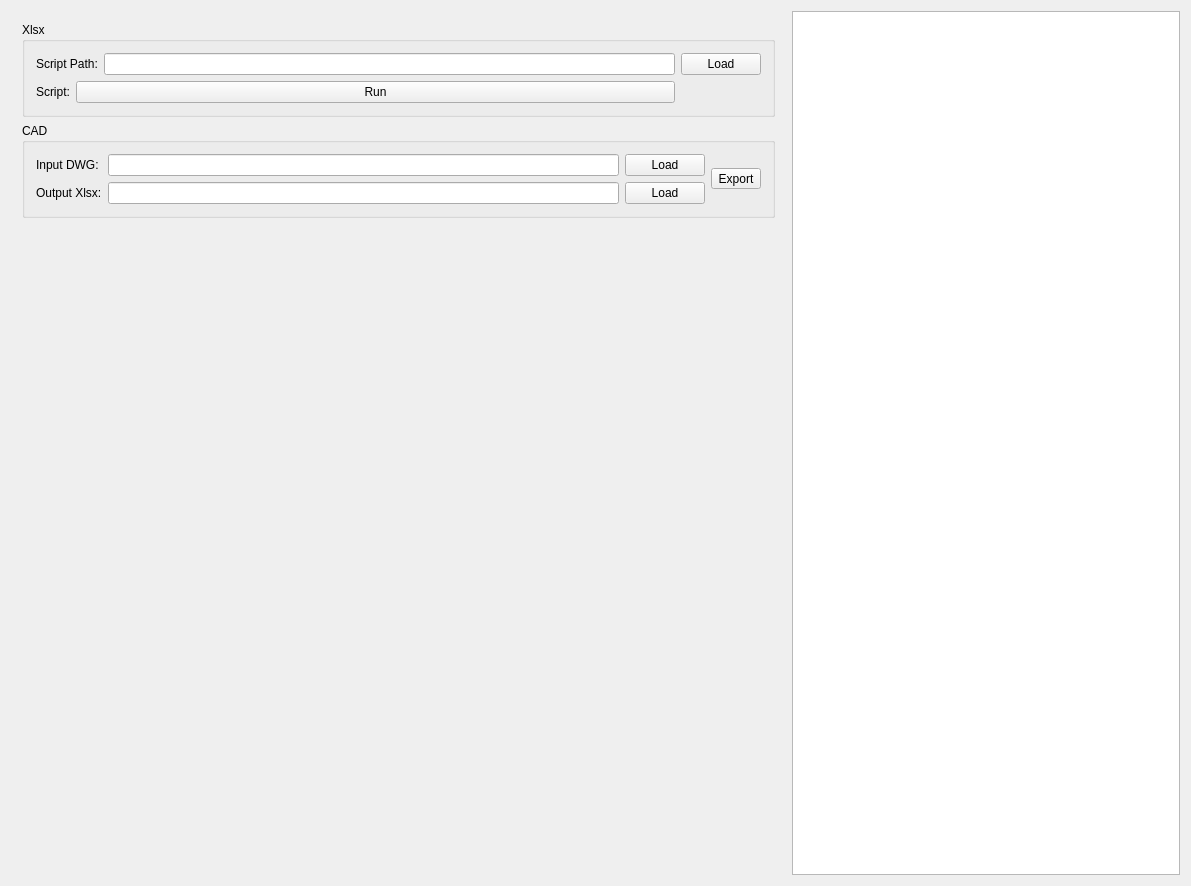
<?xml version="1.0" encoding="UTF-8"?>
<ui version="4.0">
 <class>AssemblyRouteCardClass</class>
 <widget class="QWidget" name="AssemblyRouteCardClass">
  <property name="geometry">
   <rect>
    <x>0</x>
    <y>0</y>
    <width>1191</width>
    <height>886</height>
   </rect>
  </property>
  <property name="windowTitle">
   <string>AssemblyRouteCard</string>
  </property>
  <layout class="QHBoxLayout" name="horizontalLayout" stretch="2,1">
   <item>
    <widget class="QWidget" name="widget" native="true">
     <layout class="QVBoxLayout" name="verticalLayout">
      <item>
       <widget class="QGroupBox" name="groupBox_2">
        <property name="title">
         <string>Xlsx</string>
        </property>
        <layout class="QGridLayout" name="gridLayout_2">
         <item row="0" column="0" colspan="2">
          <widget class="QLabel" name="label_4">
           <property name="text">
            <string>Script Path:</string>
           </property>
          </widget>
         </item>
         <item row="0" column="2">
          <widget class="QLineEdit" name="scriptPath"/>
         </item>
         <item row="0" column="3">
          <widget class="QPushButton" name="loadScript">
           <property name="text">
            <string>Load</string>
           </property>
          </widget>
         </item>
         <item row="1" column="0">
          <widget class="QLabel" name="label_3">
           <property name="text">
            <string>Script:</string>
           </property>
          </widget>
         </item>
         <item row="1" column="1" colspan="2">
          <widget class="QPushButton" name="run">
           <property name="text">
            <string>Run</string>
           </property>
          </widget>
         </item>
        </layout>
       </widget>
      </item>
      <item>
       <widget class="QGroupBox" name="groupBox">
        <property name="title">
         <string>CAD</string>
        </property>
        <layout class="QGridLayout" name="gridLayout">
         <item row="0" column="0">
          <widget class="QLabel" name="label">
           <property name="text">
            <string>Input DWG:</string>
           </property>
          </widget>
         </item>
         <item row="0" column="1">
          <widget class="QLineEdit" name="InputPath"/>
         </item>
         <item row="0" column="2">
          <widget class="QPushButton" name="loadInput">
           <property name="text">
            <string>Load</string>
           </property>
          </widget>
         </item>
         <item row="0" column="3" rowspan="2">
          <widget class="QToolButton" name="export_2">
           <property name="text">
            <string>Export</string>
           </property>
          </widget>
         </item>
         <item row="1" column="0">
          <widget class="QLabel" name="label_2">
           <property name="text">
            <string>Output Xlsx:</string>
           </property>
          </widget>
         </item>
         <item row="1" column="1">
          <widget class="QLineEdit" name="OutputPath"/>
         </item>
         <item row="1" column="2">
          <widget class="QPushButton" name="LoadOutput">
           <property name="text">
            <string>Load</string>
           </property>
          </widget>
         </item>
        </layout>
       </widget>
      </item>
      <item>
       <spacer name="verticalSpacer">
        <property name="orientation">
         <enum>Qt::Vertical</enum>
        </property>
        <property name="sizeHint" stdset="0">
         <size>
          <width>20</width>
          <height>551</height>
         </size>
        </property>
       </spacer>
      </item>
     </layout>
    </widget>
   </item>
   <item>
    <widget class="QTextEdit" name="log"/>
   </item>
  </layout>
 </widget>
 <layoutdefault spacing="6" margin="11"/>
 <resources>
  <include location="AssemblyRouteCard.qrc"/>
 </resources>
 <connections/>
</ui>
